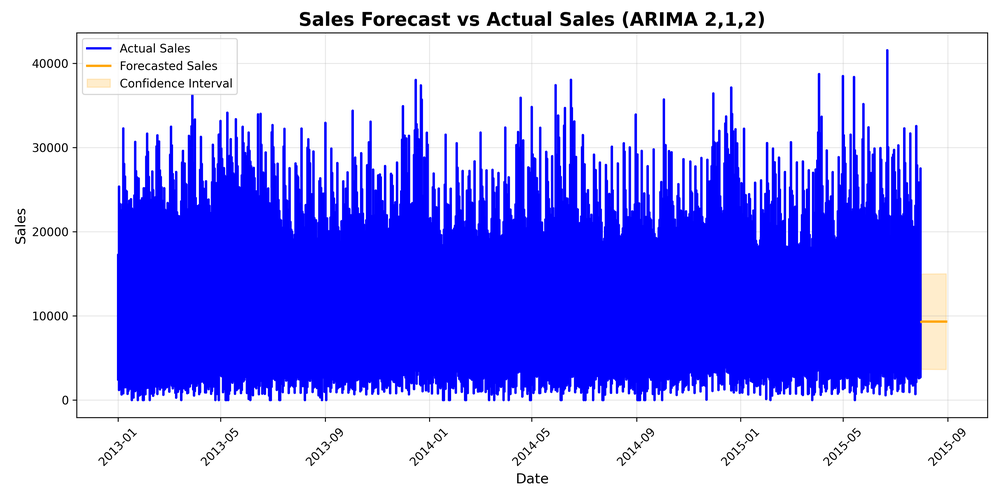
#> input picture models/sales_forecast_portfolio.png, 1000 x 500 px, shrunk from 3600 x 1800 before the run, found by its file name
$ python portfolio_slide.py
#> lines starting #> are read from the running program, lines starting #| are printed output that depends on the picture
import pandas as pd
import matplotlib.pyplot as plt
from PIL import Image, ImageDraw, ImageFont

# --- Load the portfolio plot ---
plot_path = 'models/sales_forecast_portfolio.png'
plot_img = Image.open(plot_path)
#> plot_img is the input picture: PIL image 1000x500 RGBA; mean R, G, B, A 160.2, 160.1, 250.4, 255

# --- Create a white canvas larger than the plot for text ---
width, height = plot_img.size
#> width = 1000; height = 500
canvas_height = height + 200  # extra space for text at bottom
#> canvas_height = 700
canvas = Image.new('RGB', (width, canvas_height), 'white')
#> canvas: PIL image 1000x700 RGB; every value is 255

# --- Paste the plot onto the canvas ---
canvas.paste(plot_img, (0,0))
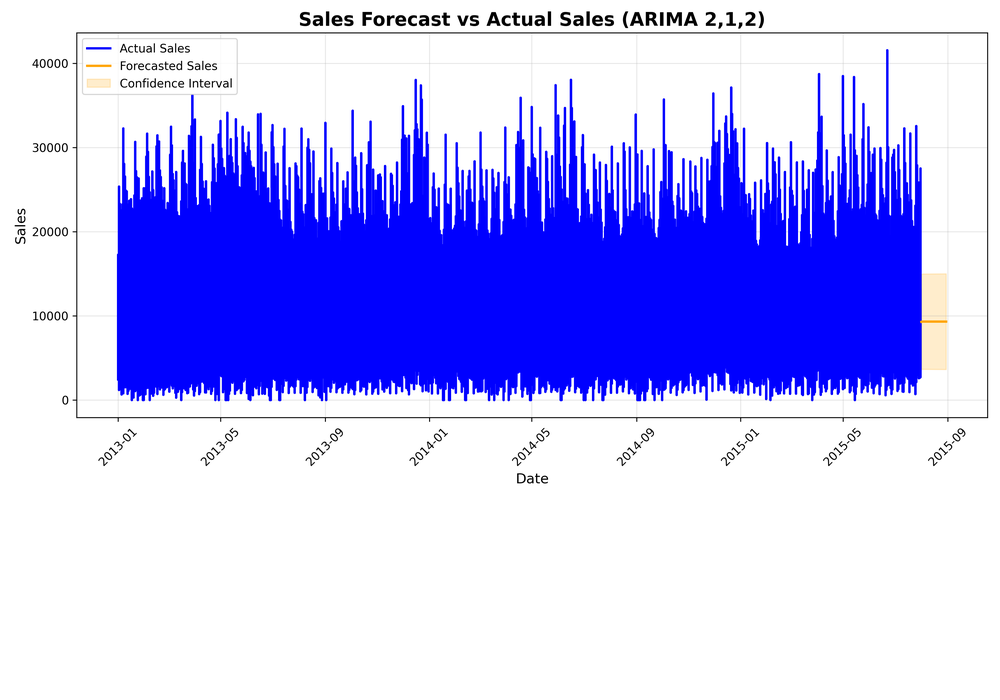
#> canvas: PIL image 1000x700 RGB; mean R, G, B 187.3, 187.2, 251.7

# --- Add text below the plot ---
draw = ImageDraw.Draw(canvas)
font_path = "arial.ttf"  # replace with a valid font path on your system
try:
    font = ImageFont.truetype(font_path, 20)
except:
    font = ImageFont.load_default()

summary_text = (
    "Project: Sales Forecasting with ARIMA Time Series Analysis\n"
    "Objective: Forecast daily sales for informed decision-making.\n"
    "Method: ARIMA(2,1,2) with 30-day forecast and confidence intervals.\n"
    "Outcome: Forecast vs Actual plot ready for portfolio."
)

# Draw text
margin = 10
draw.multiline_text((margin, height + 10), summary_text, fill='black', font=font, spacing=6)

# --- Save combined portfolio slide ---
combined_path = 'models/portfolio_slide.png'
canvas.save(combined_path, dpi=(300,300))
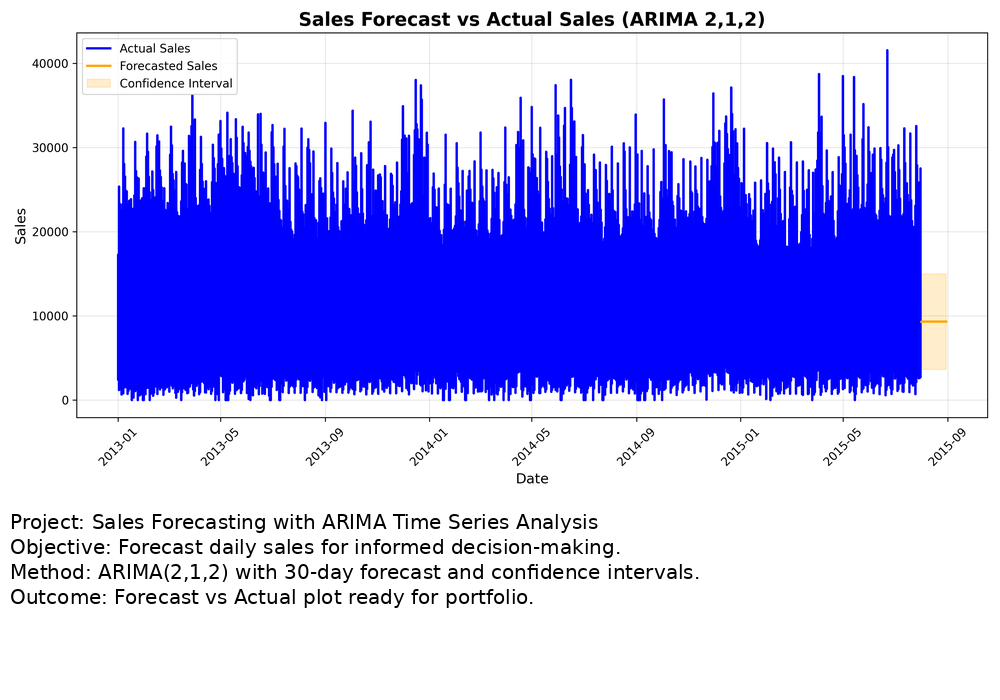
#> saved as portfolio_slide.png: PIL image 1000x700 RGB; mean R, G, B 183.6, 183.5, 248
canvas.show()

print(f"Portfolio slide saved: {combined_path}")
